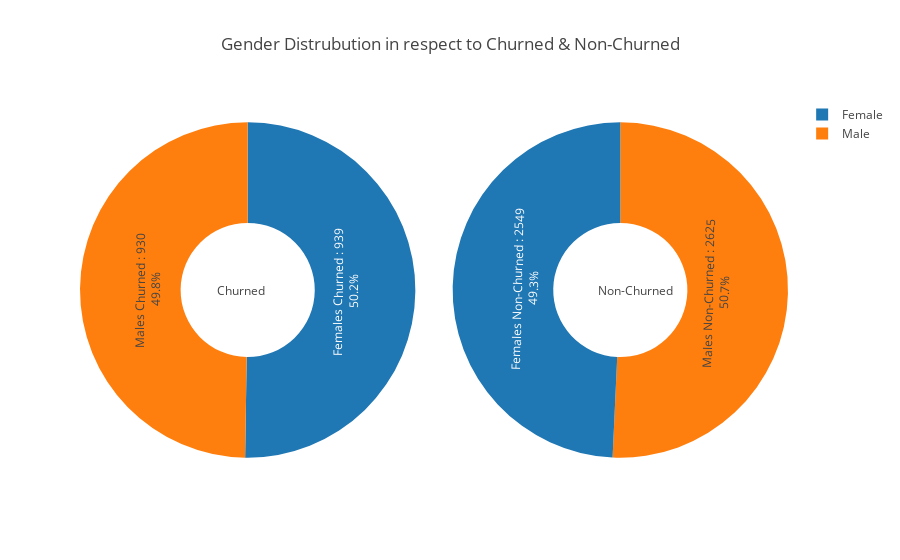

Notebook code for this chart:
### Markdown cell above
## <a >Gender Distrubution in respect to Churned & Non-Churned Using Pie Plot</a>

### Code cell
LP = len(data[(data['gender'] == 1) &  (data['Churn'] == 0)])
MU = len(data[(data['gender'] == 0) &  (data['Churn'] == 0)])
MX = [LP , MU ]

LB = len(data[(data['gender'] == 1) &  (data['Churn'] == 1)])
MJ = len(data[(data['gender'] == 0) &  (data['Churn'] == 1)])
MF = [LB , MJ ]


STT = f"Males Churned : {LB} "
STX = f"Females Churned : {MJ} "
STG = f"Males Non-Churned : {LP} "
STH = f"Females Non-Churned : {MU} "


fig = {
  "data": [
    {
      "values": [LB, MJ],
      "labels": [
      "Male" , "Female"    ],
      "text":[STT , STX],
      "textposition":"inside",
      "domain": {"column": 0},
        
      "name": "Churned",
      "hoverinfo":"label+percent+name",
      "hole": .4,
      "type": "pie"
    },
    {
      "values": [LP, MU ],
      "labels": [
        "Male" , "Female"
      ],
      "text":[STG, STH],
      "textposition":"inside",
      "domain": {"column": 1},
      "name": "Non-Churned",
      "hoverinfo":"label+percent+name",
      "hole": .4,
      "type": "pie"
    }],
  "layout": {
        "title":"Gender Distrubution in respect to Churned & Non-Churned",
        "grid": {"rows": 1, "columns": 2},
        "annotations": [
            {
                "font": {
                    "size": 12
                },
                "showarrow": False,
                "text": "Churned",
                "x": 0.19,
                "y": 0.5
            },
            {
                "font": {
                    "size": 12
                },
                "showarrow": False,
                "text": "Non-Churned",
                "x": 0.84,
                "y": 0.5
            }
        ]
    }
}
py.iplot(fig, filename='donut')

### Figure 1 — Plotly figure (JSON) as saved in the notebook; plotly's stock layout.template omitted (floating-point values rounded to 4 significant figures)
{"data": [{"domain": {"column": 0}, "hole": 0.4, "hoverinfo": "label+percent+name", "labels": ["Male", "Female"], "name": "Churned", "text": ["Males Churned : 930 ", "Females Churned : 939 "], "textposition": "inside", "type": "pie", "uid": "ad67fe8d-83d3-489b-a235-fef42b6fa6d6", "values": [930, 939]}, {"domain": {"column": 1}, "hole": 0.4, "hoverinfo": "label+percent+name", "labels": ["Male", "Female"], "name": "Non-Churned", "text": ["Males Non-Churned : 2625 ", "Females Non-Churned : 2549 "], "textposition": "inside", "type": "pie", "uid": "fd4e2d54-a243-4e59-92e3-f536494b03bc", "values": [2625, 2549]}], "layout": {"annotations": [{"font": {"size": 12}, "showarrow": false, "text": "Churned", "x": 0.19, "y": 0.5}, {"font": {"size": 12}, "showarrow": false, "text": "Non-Churned", "x": 0.84, "y": 0.5}], "grid": {"columns": 2, "rows": 1}, "title": {"text": "Gender Distrubution in respect to Churned & Non-Churned"}}}
